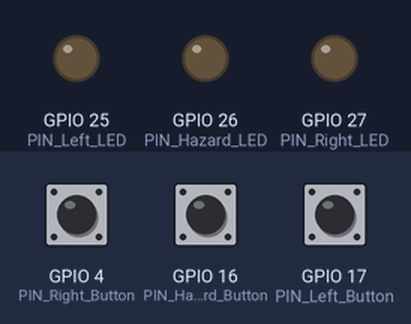
This program was run on a simulated ESP32. Shown: output pins drawn as LEDs (lit = HIGH). Dashed ring = blinking. Inputs (shaded band) come from the test bench; at power-on: GPIO 4 (PIN_Right_Button) LOW, GPIO 16 (PIN_Hazard_Button) LOW, GPIO 17 (PIN_Left_Button) LOW. No CAN messages arrive unless stated.

Above: at 1.2 s.
1.3 s: GPIO 4 (PIN_Right_Button) pulled HIGH for 0.15 s
At 1.9 s:
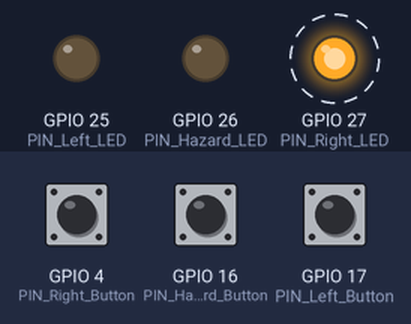
4.4 s: GPIO 16 (PIN_Hazard_Button) pulled HIGH for 0.15 s
At 5.4 s:
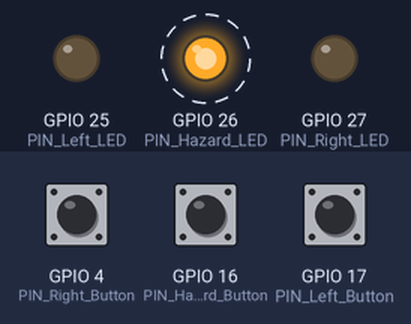
7.5 s: GPIO 17 (PIN_Left_Button) pulled HIGH for 0.15 s
At 8.25 s:
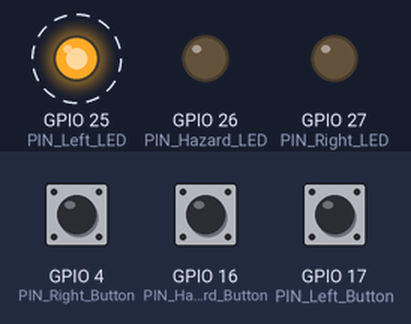
10.6 s: GPIO 17 (PIN_Left_Button) pulled HIGH for 1 s
At 11.4 s:
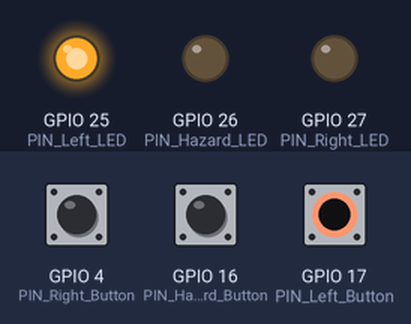
13.1 s: GPIO 17 (PIN_Left_Button) pulled HIGH for 3.2 s
At 16.9 s:
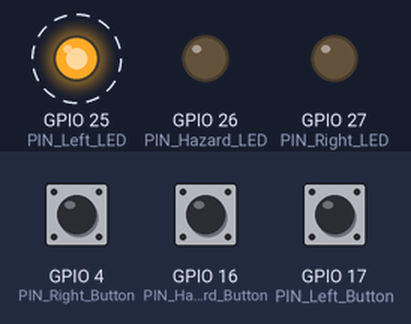
Timing chart, 0 to 20.3 s (numbered marks = the images above; inputs shaded):
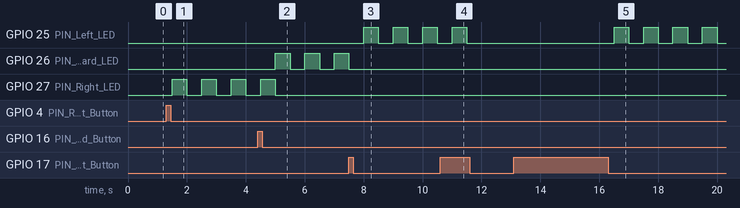

The program:

main.cpp
```cpp
// (licence header left out)
#include "blink.hpp"
#include "can.h"

void setup() {
  Serial.begin(115200);
  config_and_start_twai();
  init_blink();

}


void loop() {

  receive_can_message();
  checkIfBlink();

}
```

blink.hpp
```cpp
// (licence header left out)
#ifndef BLINK_H
#define BLINK_H

#include <Arduino.h>

/**
 * @brief The buttons used have quite severe button bouncing and
 * hence a "dead" time is added that ignores button presses from the
 * same button if it the first press was less than 150ms (default
 * value can be changed) ago.
 *
 */
#define DEBOUNCE_TIME 150

/// LED GPIO pins defined on the board
enum LED_PIN {
    PIN_Left_LED = 25,    /// The GPIO pin for left indicator LED
    PIN_Hazard_LED = 26,  /// The GPIO pin for hazard indicator LED
    PIN_Right_LED = 27,   /// The GPIO pin for right indicator LED
    PIN_Battery_LED = 33  /// The GPIO pin for battery warning indicator LED
};


/// Button GPIO pins defined on the board
enum BUTTON_PIN {
    PIN_Left_Button = 17,  /// The GPIO pin for left indicator button
    PIN_Hazard_Button = 16, /// The GPIO pin for hazard indicator button
    PIN_Right_Button = 4   /// The GPIO pin for right indicator button
};

/// ISR ID's used for struct identification in the ISR
enum ISR_ID {
    ISR_Linker,
};

/**
 * @brief ISR_ID is used in the ISR to identify the type of argument
 * that was passed. This requires each argument that is passed to
 * have a ISR_ID in the beginning of its struct.
 *
 */
struct isr_arg {
  ISR_ID ID;
};

// Tells what button should toggle what LED
struct Linker {
  ISR_ID     ID;
  uint32_t debounce_time;
  BUTTON_PIN btn_pin;
  LED_PIN    LED_pin;

  Linker(BUTTON_PIN x, LED_PIN y) :
    ID(ISR_Linker),
    debounce_time(millis()),
    btn_pin(x),
    LED_pin(y) {}
};

/**
 * @brief Toggles the LED GPIO pin HIGH or LOW depending on its state.
 * HIGH is set LOW and LOW is set HIGH.
 *
 * @param pin: The LED GPIO pin number.
 */
void toggleLED(LED_PIN pin);


/**
 * @brief Toggles only one LED at a time. To switch the LED being
 * toggled change nextLED. When switching LED this function also turns
 * off the old LED.
 *
 * @param nextLED The next LED to start blinking.
 * @param blinkingLED The LED blinking, used to keep track of the LED blinking.
 */
void blinker(Linker** nextLED, Linker** blinkingLED);

/* ----------------------------------------------------------- */

#define BLINKER_SPEED 500 // Time in ms

void init_blink();
void checkIfBlink();

extern SemaphoreHandle_t blinkSemaphore;

// Keeps track of what LED to blink and what LED was being blinked
extern Linker* blink;
extern Linker* newBlink;

/* ----------------------------------------------------------- */

#endif
```

can.h
```cpp
#ifndef CAN_H
#define CAN_H

#include "driver/twai.h"

#define OWN_CAN_ID 0x37A3 // The MCU:s CAN ID

/**
 * @brief Initilizes and starts the CAN controller for 500kbps in
 * normal mode on PIN 22 as TX and 23 as RX.
 *
 * @return esp_err_t Error message from driver
 */
esp_err_t config_and_start_twai();
void receive_can_message();

#endif
```

blink.cpp
```cpp
#include <queue>
#include "blink.hpp"

/**
 * @brief Toggles the LED GPIO pin HIGH or LOW depending on its state.
 * HIGH is set LOW and LOW is set HIGH.
 *
 * @param pin: The LED GPIO pin number.
 */
void toggleLED(LED_PIN pin) {
    if (digitalRead(pin) == HIGH)
        digitalWrite(pin, LOW);

    else
        digitalWrite(pin, HIGH);

  return;
}

/**
 * @brief Toggles only one LED at a time. To switch the LED being
 * toggled change nextLED. When switching LED this function also turns
 * off the old LED.
 *
 * @param nextLED The next LED to start blinking.
 * @param blinkingLED The LED blinking, used to keep track of the LED blinking.
 */
void blinker(Linker** nextLED, Linker** blinkingLED) {
    if (*nextLED != NULL) {
        if (*nextLED == *blinkingLED && *blinkingLED != NULL) {
            digitalWrite((*blinkingLED)->LED_pin, LOW);
            *nextLED = NULL;
            *blinkingLED = NULL;
        }

        if (*blinkingLED != NULL)
            digitalWrite((*blinkingLED)->LED_pin, LOW);
            *blinkingLED = *nextLED;
            *nextLED = NULL;
    }

    // If you want to send a command to toggle the cars indicator do so here
    if (*blinkingLED != NULL)
        toggleLED((*blinkingLED)->LED_pin);
}

/* ------------------------------------ */
// Handle to the hardware timer
hw_timer_t* blinkTimer = NULL;

// Flags when the blinkerTimer alarm has gone off
SemaphoreHandle_t blinkSemaphore;

// Defining linkers
Linker Left_indicator(PIN_Left_Button, PIN_Left_LED);
Linker Hazard_indicator(PIN_Hazard_Button, PIN_Hazard_LED);
Linker Right_indicator(PIN_Right_Button, PIN_Right_LED);

// Keeps track of what LED to blink and what LED was being blinked
Linker* blink = NULL;
Linker* newBlink = NULL;

void ARDUINO_ISR_ATTR timer_isr() {
  // Gives a semaphore signaling that the timer has gone off
  xSemaphoreGiveFromISR(blinkSemaphore, NULL);
}

/**
 * @brief The interrupt service rutine for the program, gets called
 * whenever an interrupt occurs. It handles button presses/interrupts
 * and a debouncing delay is implemented.
 *
 * @param arg: A pointer to an argument.
 */
void ARDUINO_ISR_ATTR isr(void* arg) {
  isr_arg* ptr = static_cast<isr_arg*> (arg);

  // Checks if the argument is a struct of type BUTTON
  if (ptr->ID == ISR_Linker) {
    Linker* link = static_cast<Linker*> (arg);

    // Prevents button bouncing by ignoring rappid button presses.
    if (millis() - link->debounce_time > DEBOUNCE_TIME) {
        link->debounce_time = millis();
        newBlink = link;
    }

  }

  return;
}

void checkIfBlink() {
    // Tries to take the semaphone and returns one if there is one to take
    if(xSemaphoreTake(blinkSemaphore, 0) == 1)
        blinker(&newBlink, &blink);
}

void init_blink() {
    // Timer setup
    blinkTimer = timerBegin(0, 80, true);
    timerAttachInterrupt(blinkTimer, &timer_isr, true);
    timerAlarmWrite(blinkTimer, BLINKER_SPEED * 1000, true);
    timerAlarmEnable(blinkTimer);

    // LEDs GPIO pin config
    pinMode(PIN_Left_LED, OUTPUT);
    pinMode(PIN_Hazard_LED, OUTPUT);
    pinMode(PIN_Right_LED, OUTPUT);

    // Buttons GPIO pin config, the board has internal pull down resistors
    pinMode(PIN_Left_Button, INPUT_PULLDOWN);
    pinMode(PIN_Hazard_Button, INPUT_PULLDOWN);
    pinMode(PIN_Right_Button, INPUT_PULLDOWN);

    // Attach interrupts to button GPIOs, interrupt on falling edge
    attachInterruptArg(PIN_Left_Button, isr, &Left_indicator, FALLING);
    attachInterruptArg(PIN_Hazard_Button, isr, &Hazard_indicator, FALLING);
    attachInterruptArg(PIN_Right_Button, isr, &Right_indicator, FALLING);


    // Create a binary semaphore, (Can only flag high or low)
    blinkSemaphore = xSemaphoreCreateBinary();
}

/* ------------------------------------ */
```

can.cpp
```cpp
#include "can.h"

// Message reception
twai_message_t rx_message;

esp_err_t config_and_start_twai() {
    twai_general_config_t g_config = TWAI_GENERAL_CONFIG_DEFAULT(GPIO_NUM_22, GPIO_NUM_23, TWAI_MODE_NORMAL);
    twai_timing_config_t t_config = TWAI_TIMING_CONFIG_500KBITS();
    twai_filter_config_t f_config = TWAI_FILTER_CONFIG_ACCEPT_ALL();

    // Enable alerts when can controller gets data
    g_config.alerts_enabled = TWAI_ALERT_RX_DATA;

    //Install TWAI driver
    esp_err_t err = twai_driver_install(&g_config, &t_config, &f_config);
    if (err != ESP_OK)
        return err;

    //Start TWAI driver
    err = twai_start();
    if (err != ESP_OK)
        return err;
}

void receive_can_message() {
    // Receives messages and handles them
    if (twai_receive(&rx_message, 0) == ESP_OK) {

    // An example of how the CAN messages can be handled in a super loop
    switch (rx_message.identifier)
    {
    // Examle case where messages with id 0x012's data is printed
    case 0x012:
        //Serial.printf("Message with id %#05x\n", rx_message.identifier);
        //Serial.printf("Data received: ");

        for (int i = 0; i < rx_message.data_length_code; i++) {
        //Serial.printf("%#04x ");
        }

        //Serial.printf("\n\r");

        break;

    default:
        break;
    }
    }
}
```

Measured:
- after the input at 1.3 s, GPIO 27 (PIN_Right_LED): alternates HIGH for 0.50 s and LOW for 0.50 s, starting after 0.20 s
- after the input at 4.4 s, GPIO 26 (PIN_Hazard_LED): alternates HIGH for 0.50 s and LOW for 0.50 s, starting after 0.60 s; GPIO 27 (PIN_Right_LED): goes on until 5.0 s, then stays LOW
- after the input at 7.5 s, GPIO 25 (PIN_Left_LED): alternates HIGH for 0.50 s and LOW for 0.50 s, starting after 0.50 s; GPIO 26 (PIN_Hazard_LED): goes on until 7.5 s, then stays LOW
- after the input at 10.6 s, GPIO 25 (PIN_Left_LED): goes on until 11.5 s, then stays LOW
- after the input at 13.1 s, GPIO 25 (PIN_Left_LED): alternates HIGH for 0.50 s and LOW for 0.50 s, starting after 3.4 s
